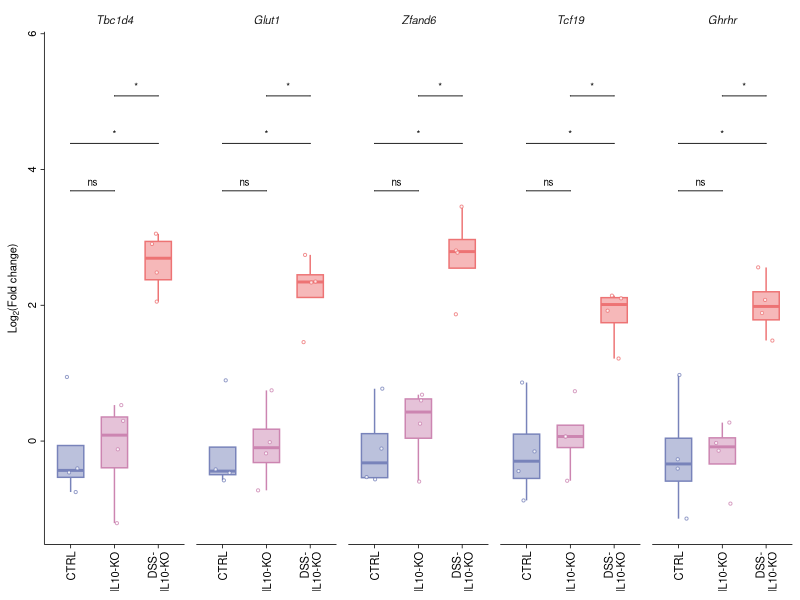

The R source for this figure:
# ============================================================
# Liver Gene Expression Analysis - Fig_4b
# FOLD CHANGE VERSION - Using facet_grid
# Integrated Script for Diabetologia Journal Submission
# Log2(Fold-change) relative to CTRL baseline
# Three groups: CTRL, IL10-KO, DSS-IL10-KO
# Five genes: Tbc1d4, Glut1, Zfand6, Tcf19, Ghrhr
# ============================================================

# 0) Clear workspace and set working directory
rm(list = ls())
# Set the working directory to this script's own folder before running
# (e.g. in RStudio: Session > Set Working Directory > To Source File Location)

# 1) Load required libraries
library(ggplot2)
library(dplyr)
library(tidyr)
library(ggpubr)
library(rstatix)

# 2) Define Diabetologia colour palette
diabetologia_colors <- c(
  "CTRL" = rgb(120, 131, 186, maxColorValue = 255),
  "IL10-KO" = rgb(204, 133, 177, maxColorValue = 255),
  "DSS-IL10-KO" = rgb(237, 115, 116, maxColorValue = 255)
)

# 3) Define liver genes for Fig_4b
genes_fig4b <- c("Tbc1d4", "Glut1", "Zfand6", "Tcf19", "Ghrhr")

# 4) Define comparisons
my_comparisons <- list(
  c("CTRL", "IL10-KO"),
  c("CTRL", "DSS-IL10-KO"),
  c("IL10-KO", "DSS-IL10-KO")
)

# ============================================================
# 5) Import and prepare data
# ============================================================
cat("\n=== LOADING LIVER GENE EXPRESSION DATA ===\n")
dat_raw <- read.csv("Fig_4b_Data_Liver_GeneExpr.csv", stringsAsFactors = FALSE)

# Filter for the 5 selected genes
dat_raw <- dat_raw %>%
  filter(Gene %in% genes_fig4b) %>%
  select(Group, Gene, Relative_expression, Tissue)

# Convert to numeric and factor
dat_raw$Relative_expression <- as.numeric(dat_raw$Relative_expression)
dat_raw$Group <- factor(dat_raw$Group, levels = c("CTRL", "IL10-KO", "DSS-IL10-KO"))
dat_raw$Gene <- factor(dat_raw$Gene, levels = genes_fig4b)

cat("Total observations (raw):", nrow(dat_raw), "\n")
cat("Genes:", paste(genes_fig4b, collapse = ", "), "\n")

# ============================================================
# 6) Calculate FOLD CHANGE relative to CTRL mean
# ============================================================
cat("\n=== CALCULATING FOLD CHANGE ===\n")

# Calculate CTRL mean for each gene
ctrl_means <- dat_raw %>%
  filter(Group == "CTRL") %>%
  group_by(Gene) %>%
  summarise(
    CTRL_mean = mean(Relative_expression, na.rm = TRUE),
    CTRL_n = sum(!is.na(Relative_expression)),
    .groups = 'drop'
  )

cat("\nCTRL baseline means:\n")
print(ctrl_means)

# Calculate fold change for each sample
dat_fc <- dat_raw %>%
  left_join(ctrl_means, by = "Gene") %>%
  mutate(
    Fold_Change = Relative_expression / CTRL_mean,
    Log2_Fold_Change = log2(Fold_Change)
  ) %>%
  filter(!is.na(Log2_Fold_Change)) # Remove NA values

cat("\nTotal observations after fold change calculation:", nrow(dat_fc), "\n")

# Check sample sizes
cat("\nSample sizes per gene per group:\n")
print(table(dat_fc$Gene, dat_fc$Group))

# ============================================================
# 7) Create faceted boxplot using facet_grid
# ============================================================
cat("\n=== GENERATING FACETED PLOT ===\n")

# Create custom x-axis labels
x_labels <- c("CTRL" = "CTRL",
              "IL10-KO" = "IL10-KO",
              "DSS-IL10-KO" = "DSS-\nIL10-KO")

# Create the plot
plot_fig4b <- ggboxplot(
  dat_fc,
  x = "Group",
  y = "Log2_Fold_Change",
  color = "Group",
  fill = "Group",
  alpha = 0.5,
  add = "jitter",
  add.params = list(color = "Group", shape = 21,
                    fill = "white", size = 0.75, alpha = 0.8),
  palette = diabetologia_colors,
  outlier.shape = NA,
  width = 0.6
) +
  facet_grid(~ Gene, scales = "fixed") +
  scale_color_manual(values = diabetologia_colors) +
  scale_fill_manual(values = diabetologia_colors) +
  labs(
    y = expression(paste("Log"[2], "(Fold change)")),
    x = NULL
  ) +
  scale_x_discrete(labels = x_labels) +
  theme_classic() +
  theme(
    legend.position = "none",
    strip.text.x = element_text(size = 8, face = "italic"),
    strip.background = element_blank(),
    axis.title.y = element_text(size = 8),
    axis.title.x = element_blank(),
    axis.text.x = element_text(size = 8, colour = "black",
                               angle = 90, hjust = 1, vjust = 0.5),
    axis.text.y = element_text(size = 8, colour = "black",
                               angle = 90, hjust = 0.5),
    axis.line = element_line(colour = "black", linewidth = 0.75 / .pt),
    axis.ticks = element_line(colour = "black", linewidth = 0.75 / .pt),
    panel.spacing = unit(0.3, "cm")
  ) +
  stat_compare_means(
    comparisons = my_comparisons,
    method = "wilcox.test",
    label = "p.signif",
    paired = FALSE,
    tip.length = 0.0,
    step.increase = 0.15,
    size = 2.5,
    bracket.size = 0.3
  ) +
  scale_y_continuous(
    n.breaks = 4,
    expand = expansion(mult = c(0.05, 0.15))
  )

# Display plot
print(plot_fig4b)

# ============================================================
# 8) Save plot in multiple formats
# ============================================================
cat("\n=== SAVING PLOT FILES ===\n")

ggsave(
  filename = "Fig_4b_FoldChange_Liver_GeneExpr.png",
  plot = plot_fig4b,
  scale = 1, width = 9.5, height = 6,
  units = "cm", dpi = 600, limitsize = FALSE
)

ggsave(
  filename = "Fig_4b_FoldChange_Liver_GeneExpr.svg",
  plot = plot_fig4b,
  scale = 1, width = 9.5, height = 6,
  units = "cm", limitsize = FALSE
)

cat("✓ Plots saved\n")

# ============================================================
# 9) Statistical analysis with BH correction
# ============================================================
cat("\n=== PERFORMING STATISTICAL ANALYSIS ===\n")

posthoc_result <- dat_fc %>%
  group_by(Gene) %>%
  wilcox_test(Log2_Fold_Change ~ Group,
              comparisons = my_comparisons) %>%
  adjust_pvalue(method = "BH") %>%
  add_significance("p.adj") %>%
  mutate(
    p = signif(p, 3),
    p.adj = signif(p.adj, 3)
  )

cat("\nStatistical test results with BH-adjusted p-values:\n")
print(posthoc_result)

write.csv(
  posthoc_result,
  file = "Fig_4b_Posthoc_FoldChange_BH_corrected.csv",
  row.names = FALSE
)

cat("✓ Statistical results saved\n")

# ============================================================
# 10) Summary statistics
# ============================================================
cat("\n=== CALCULATING SUMMARY STATISTICS ===\n")

summary_stats <- dat_fc %>%
  group_by(Gene, Group) %>%
  summarise(
    n = n(),
    mean_Log2FC = round(mean(Log2_Fold_Change, na.rm = TRUE), 3),
    sd_Log2FC = round(sd(Log2_Fold_Change, na.rm = TRUE), 3),
    sem_Log2FC = round(sd_Log2FC / sqrt(n), 3),
    mean_FC = round(2^mean_Log2FC, 2), # Convert back to fold change
    .groups = 'drop'
  )

cat("\nSummary statistics (Log2 and linear fold change):\n")
print(summary_stats)

write.csv(
  summary_stats,
  file = "Fig_4b_Summary_FoldChange_Liver_GeneExpr.csv",
  row.names = FALSE
)

# Also save the fold change data
write.csv(
  dat_fc %>% select(Group, Gene, Relative_expression, Fold_Change, Log2_Fold_Change),
  file = "Fig_4b_FoldChange_Data.csv",
  row.names = FALSE
)

cat("✓ Summary statistics saved\n")

# ============================================================
# 11) Summary
# ============================================================
cat("\n", rep("=", 70), "\n", sep = "")
cat("ANALYSIS COMPLETE - LIVER GENES (FOLD CHANGE)\n")
cat(rep("=", 70), "\n", sep = "")

cat("\nGenerated files:\n")
cat("  Figures:\n")
cat("    - Fig_4b_FoldChange_Liver_GeneExpr.png (600 dpi, 9.5×6 cm)\n")
cat("    - Fig_4b_FoldChange_Liver_GeneExpr.svg (vector format)\n")
cat("  Data tables:\n")
cat("    - Fig_4b_Posthoc_FoldChange_BH_corrected.csv\n")
cat("    - Fig_4b_Summary_FoldChange_Liver_GeneExpr.csv\n")
cat("    - Fig_4b_FoldChange_Data.csv\n")

cat("\nKey features:\n")
cat("  ✓ Log2(Fold change) relative to CTRL baseline\n")
cat("  ✓ facet_grid layout (5 panels, 1 row)\n")
cat("  ✓ Shared y-axis across all genes\n")
cat("  ✓ DSS-\\nIL10-KO label with line break\n")
cat("  ✓ Diabetologia formatting\n")
cat("  ✓ BH correction for multiple comparisons\n")
cat("  ✓ Statistical significance stars on plot\n")

cat("\nGenes analysed:\n")
cat("  ", paste(genes_fig4b, collapse = ", "), "\n")
cat(rep("=", 70), "\n", sep = "")
